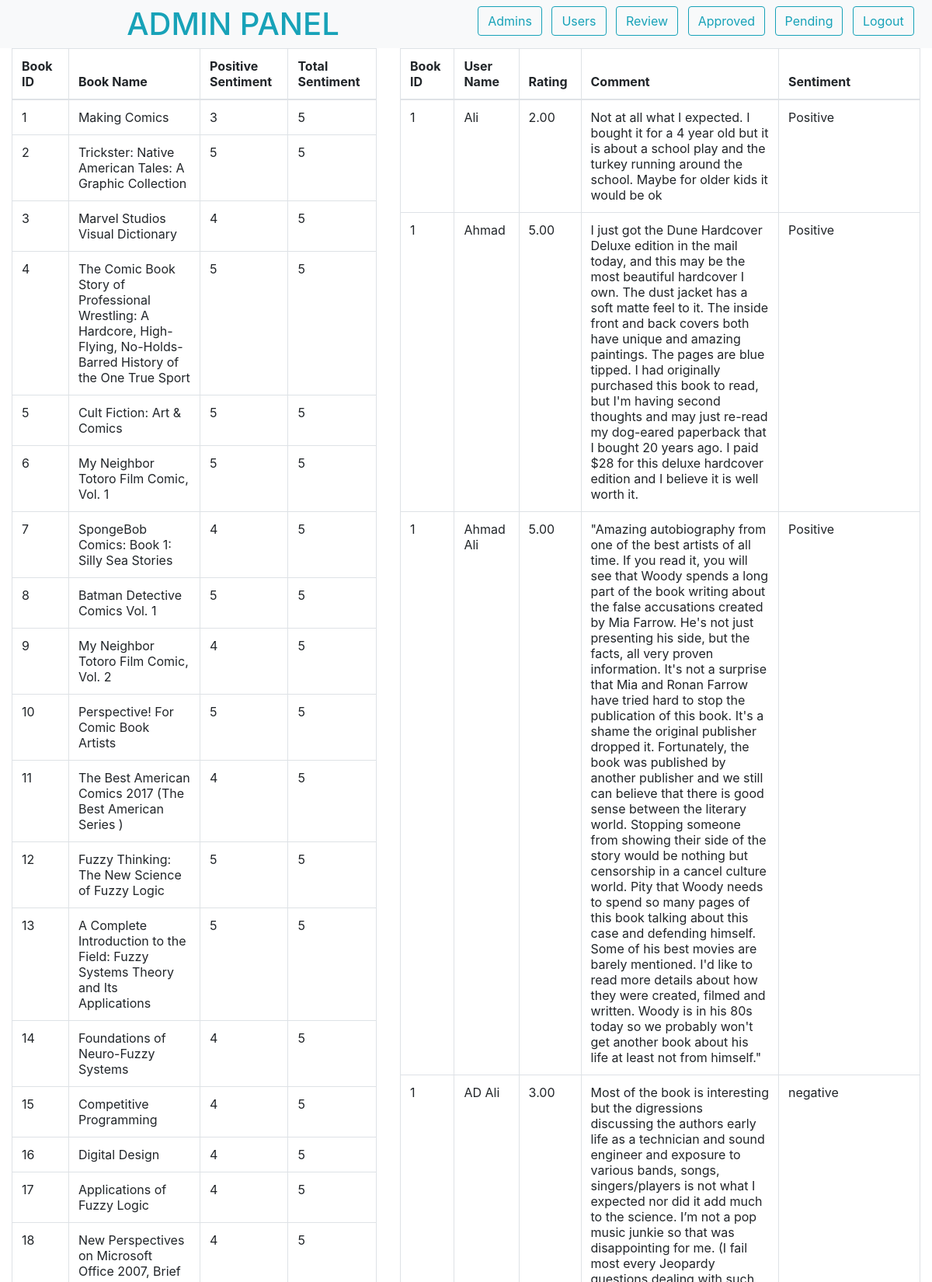
/admin/test.php (upper part), run on the app's committed database.
### tables this page shows
CREATE TABLE `review` (
  `id` bigint(20) UNSIGNED NOT NULL,
  `bid` bigint(20) NOT NULL,
  `uid` bigint(20) NOT NULL,
  `name` varchar(255) NOT NULL,
  `score` decimal(8,2) NOT NULL,
  `comment` varchar(10000) NOT NULL,
  `sentiment` varchar(255) DEFAULT NULL,
  `date` timestamp NULL DEFAULT NULL
);

CREATE TABLE `books` (
  `id` int(11) NOT NULL,
  `name` varchar(255) NOT NULL,
  `author` varchar(255) NOT NULL,
  `publisher` varchar(255) NOT NULL,
  `price` varchar(255) NOT NULL,
  `description` varchar(255) NOT NULL,
  `category` varchar(5) NOT NULL,
  `image` varchar(255) NOT NULL
);

### init.php (called while the page is built, shortened)
<?php
$source = new source;
?>

### classes/source.php (called while the page is built)
<?php
class source extends db{
    public $Query;
    public function Query($query,$param = []){
        if(empty($param)){
            $this->Query = $this->db->prepare($query);
            return $this->Query->execute();
        }else{
            $this->Query = $this->db->prepare($query);
            return $this->Query->execute($param);
        }
    }
    public function CountRows(){
        return $this->Query->rowCount();
    }
    public function FetchAll(){
        return $this->Query->FetchAll(PDO::FETCH_OBJ);
    }
    public function SingleRow(){
        return $this->Query->fetch(PDO::FETCH_OBJ);
    }
}
?>

### classes/db.php (called while the page is built, shortened)
<?php
class db{
    private $host = "localhost";
    private $username = "root";
    private $password = "";
    private $database = "bookshop";
    public function __construct(){
        try{
            $this->db = new PDO("mysql:hsot=".$this->host.";dbname=".$this->database,
            $this->username,$this->password);
        }catch(PDOException $e){
            echo "Connection problem : ".$e->getMessage();
        }
    }
}
?>

### classes/productdetail.php (called while the page is built, shortened)
<?php
class productdetail
{
    private $name;
    public function productDetails($bid)
    {
        $source = new source();
        if ($source->Query("SELECT * FROM books WHERE id = ?", [$bid])) {
            $query = $source->SingleRow();
            $this->name = $query->name;
        }
    }
    public function getName()
    {
        return $this->name;
    }
}

### admin/test.php (the view, shortened to what this page needs)
<?php
include "../init.php";
?>
<html>
<head>
    <link rel="stylesheet" href="https://maxcdn.bootstrapcdn.com/bootstrap/4.0.0/css/bootstrap.min.css" />
</head>
<body>
    <div class="container-fluid sticky-top">
        <div class="row bg-light">
            <h1 class="text-info col-6 text-center m-auto">ADMIN PANEL</h1>
            <div class="col-6 text-center ml-auto mt-2">
                <form action="" method="POST">
                    <input type="submit" value="Admins" name="admin" class="btn btn-outline-info mr-2" />
                    <input type="submit" value="Users" name="users" class="btn btn-outline-info mr-2" />
                    <input type="submit" value="Review" name="review" class="btn btn-outline-info mr-2" />
                    <input type="submit" value="Approved" name="approved" class="btn btn-outline-info mr-2" />
                    <input type="submit" value="Pending" name="pending" class="btn btn-outline-info mr-2" />
                    <a href="logout.php" class="btn btn-outline-info mr-2">Logout</a>
                </form>
            </div>
        </div>
    </div>
    <div class="container-fluid">
        <div class="row">
            <div class="container col-5">
                <table class="table table-hover table-bordered">
                    <thead>
                        <tr>
                            <th class="col-1">Book ID</th>
                            <th class="col-2">Book Name</th>
                            <th class="col-1">Positive Sentiment</th>
                            <th class="col-1">Total Sentiment</th>
                        </tr>
                    </thead>
                    <tbody>
                        <?php
                        $query = $source->Query("SELECT * FROM review order by bid ASC");
                        $details = $source->FetchAll();
                        $numrow = $source->CountRows();
                        $match = [];
                        if ($numrow > 0) {
                            foreach ($details as $row1) :
                                $query = $source->Query("SELECT count(sentiment) as sentiment from review where bid=$row1->bid and sentiment = 'positive'");
                                $detail = $source->SingleRow();
                                $pd = new productdetail();
                                foreach ($detail as $row) :
                                    $pd->productDetails($row1->bid);
                                    if (!in_array($row1->bid, $match)) {
                                        $query = $source->Query("SELECT count(bid = $row1->bid) as totalBid FROM review where bid=$row1->bid");
                                        $detail01 = $source->FetchAll();
                                        foreach ($detail01 as $row001) :
                                        echo "
                                            <tr>
                                                <td class='col-1'>" . $row1->bid . "</td>
                                                <td class='col-3'>" . $pd->getName() . "</td>
                                                <td class='col-1'>" . $detail->sentiment . "</td>
                                                <td class='col-1'>" . $row001->totalBid . "</td>
                                            </tr>";
                                        $match[] = $row1->bid;
                                        endforeach;
                                    }
                                endforeach;
                            endforeach;
                        }
                        ?>
                    </tbody>
                </table>
            </div>
            <div class="container col-7">
                <table class="table table-hover table-bordered">
                    <thead>
                        <tr>
                            <th class="col-1">Book ID</th>
                            <th class="col-1">User Name</th>
                            <th class="col-1">Rating</th>
                            <th class="col-3">Comment</th>
                            <th class="col-1">Sentiment</th>
                        </tr>
                    </thead>
                    <tbody>
                        <?php
                        $query = $source->Query("SELECT * FROM review order by bid ASC");
                        $details = $source->FetchAll();
                        $numrow = $source->CountRows();
                        if ($numrow > 0) {
                            foreach ($details as $row1) :
                                echo "
                                    <tr>
                                        <td class='col-1'>" . $row1->bid . "</td>
                                        <td class='col-1'>" . $row1->name . "</td>
                                        <td class='col-1'>" . $row1->score . "</td>
                                        <td class='col-3'>" . $row1->comment . "</td>
                                        <td class='col-3'>" . $row1->sentiment . "</td>
                                    </tr>";
                            endforeach;
                        }
                        ?>
                    </tbody>
                </table>
            </div>
        </div>
    </div>
</body>
</html>

### data on the page
review: bid "1", books.name "Making Comics", sentiment "3", totalBid "5", name "Ali", score "2.00", comment "Not at all what I expected. I bought it for a 4 year old but it is about a school play and the turkey running around the school. Maybe for older kids it would be ok", sentiment "Positive"
review: bid "2", books.name "Trickster: Native American Tales: A Graphic Collection", sentiment "5", totalBid "5"
review: bid "3", books.name "Marvel Studios Visual Dictionary", sentiment "4", totalBid "5"
review: bid "4", books.name "The Comic Book Story of Professional Wrestling: A Hardcore, High-Flying, No-Holds-Barred History of the One True Sport", sentiment "5", totalBid "5"
review: bid "5", books.name "Cult Fiction: Art & Comics", sentiment "5", totalBid "5"
review: bid "6", books.name "My Neighbor Totoro Film Comic, Vol. 1", sentiment "5", totalBid "5"
review: bid "7", books.name "SpongeBob Comics: Book 1: Silly Sea Stories", sentiment "4", totalBid "5"
review: bid "8", books.name "Batman Detective Comics Vol. 1", sentiment "5", totalBid "5"
review: bid "9", books.name "My Neighbor Totoro Film Comic, Vol. 2", sentiment "4", totalBid "5"
review: bid "10", books.name "Perspective! For Comic Book Artists", sentiment "5", totalBid "5"
review: bid "11", books.name "The Best American Comics 2017 (The Best American Series )", sentiment "4", totalBid "5"
review: bid "12", books.name "Fuzzy Thinking: The New Science of Fuzzy Logic", sentiment "5", totalBid "5"
review: bid "13", books.name "A Complete Introduction to the Field: Fuzzy Systems Theory and Its Applications", sentiment "5", totalBid "5"
review: bid "14", books.name "Foundations of Neuro-Fuzzy Systems", sentiment "4", totalBid "5"
review: bid "15", books.name "Competitive Programming", sentiment "4", totalBid "5"
review: bid "16", books.name "Digital Design", sentiment "4", totalBid "5"
review: bid "17", books.name "Applications of Fuzzy Logic", sentiment "4", totalBid "5"
review: bid "18", books.name "New Perspectives on Microsoft Office 2007, Brief", sentiment "4", totalBid "5"
review: bid "1", name "Ahmad", score "5.00", comment "I just got the Dune Hardcover Deluxe edition in the mail today, and this may be the most beautiful hardcover I own. The dust jacket has a soft matte feel to it. The inside front and back covers both have unique and amazing paintings. The pages are blue tipped. I had originally purchased this book to read, but I'm having second thoughts and may just re-read my dog-eared paperback that I bought 20 years ago. I paid $28 for this deluxe hardcover edition and I believe it is well worth it.", sentiment "Positive"
review: bid "1", name "Ahmad Ali", score "5.00", comment "\"Amazing autobiography from one of the best artists of all time. If you read it, you will see that Woody spends a long part of the book writing about the false accusations created by Mia Farrow. He's not just presenting his side, but the facts, all very proven information. It's not a surprise that Mia and Ronan Farrow have tried hard to stop the publication of this book. It's a shame the original publisher dropped it. Fortunately, the book was published by another publisher and we still can believe that there is good sense between the literary world. Stopping someone from showing their side of the story would be nothing but censorship in a cancel culture world. Pity that Woody needs to…", sentiment "Positive"
review: bid "1", name "AD Ali", score "3.00", sentiment "negative"
